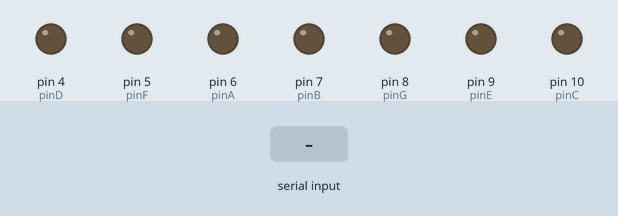
This sketch was run on a simulated Arduino Uno, built with avr-gcc and run on an emulated ATmega328P. On the bench: output pins drawn as LEDs (lit = HIGH). The test bench sets the inputs (shaded band).

Above: at 1.2 s.
1.3 s: "60\n" received over Serial
At 2.0 s:
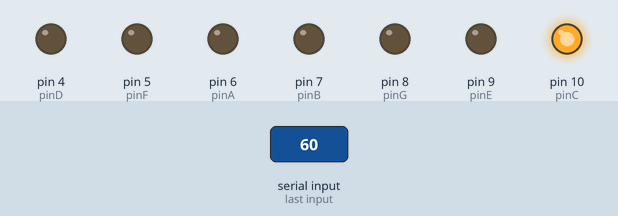
2.9 s: "62\n" received over Serial
At 4.2 s:
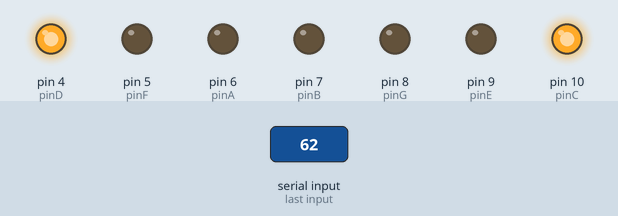
4.5 s: "64\n" received over Serial
At 5.6 s:
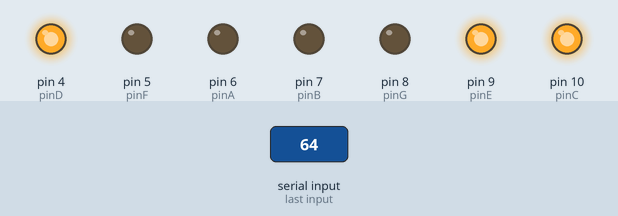
6.1 s: "65\n" received over Serial
At 6.8 s:
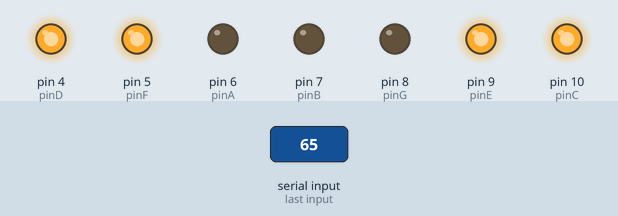
7.7 s: "67\n" received over Serial
At 9.0 s:
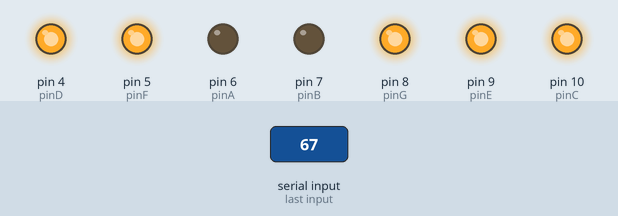
9.3 s: "60\n" received over Serial
At 10.5 s:
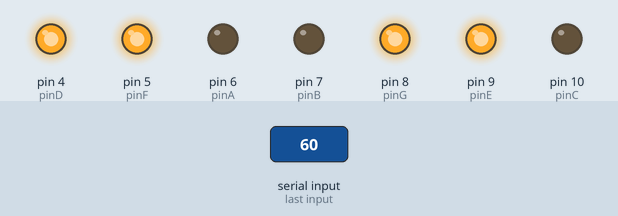
Timing chart, 0 to 11.9 s (numbered marks = the images above; inputs shaded):
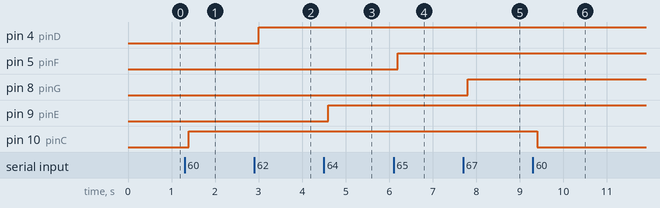

The sketch:

readMido.ino
```cpp
int pinD = 4;
int pinF = 5;
int pinA = 6;
int pinB = 7;
int pinG = 8;
int pinE = 9;
int pinC = 10;

bool playD = true;
bool playF = true;
bool playA = true;
bool playB = true;
bool playG = true;
bool playE = true;
bool playC = true;

void setup() {
  Serial.begin(31250);
  pinMode(pinC, OUTPUT);
  pinMode(pinD, OUTPUT);
  pinMode(pinE, OUTPUT);
  pinMode(pinF, OUTPUT);
  pinMode(pinG, OUTPUT);
  pinMode(pinA, OUTPUT);
  pinMode(pinB, OUTPUT);
}

void loop() {
  // while(1);
  String data = Serial.readStringUntil('\n');
  if (data == "start"){
    digitalWrite(pinC, LOW);
    digitalWrite(pinD, LOW);
    digitalWrite(pinE, LOW);
    digitalWrite(pinF, LOW);
    digitalWrite(pinG, LOW);
    digitalWrite(pinA, LOW);
    digitalWrite(pinB, LOW);
    Serial.print("start");
  }
  if (data == "end"){
    digitalWrite(pinC, LOW);
    digitalWrite(pinD, LOW);
    digitalWrite(pinE, LOW);
    digitalWrite(pinF, LOW);
    digitalWrite(pinG, LOW);
    digitalWrite(pinA, LOW);
    digitalWrite(pinB, LOW);
    Serial.print("end");
  }

  int notes[10]; // assume most notes played at once is 10
  int index = 0;
  char* ptr = strtok((char*)data.c_str(), ",");
  while (ptr != NULL) {
    notes[index++] = atoi(ptr);
    ptr = strtok(NULL, ",");
  }
  int length = index;
  int* duplicateArray = nullptr;
  int* uniqueArray = nullptr;
  int dupCount = 0;
  int uniqueCount = 0;


  getDups(notes, length, duplicateArray, uniqueArray, dupCount, uniqueCount);

  for (int i = 0; i < dupCount; i++) {
      playNote(duplicateArray[i]);
  }
  delay(100);
  for (int i = 0; i < uniqueCount; i++) {
    playNote(uniqueArray[i]);
  }
}

void getDups(int notes[], int length, int* &duplicateArray, int* &uniqueArray, int &dupCount, int &uniqueCount) {
    bool isUnique[length];  // To track if a note is unique
    int dupSize = 0;  // Track number of duplicates
    int uniqueSize = 0;  // Track number of unique elements

    for (int i = 0; i < length; i++) {
        bool duplicateFound = false;

        // Check if the current note is a duplicate
        for (int j = 0; j < i; j++) {
            if (notes[i] == notes[j]) {
                duplicateFound = true;
                break;
            }
        }

        if (duplicateFound) {
            dupSize++;
        } else {
            isUnique[uniqueSize++] = true;  // Mark as unique
        }
    }

    // Create arrays to store duplicates and unique elements
    duplicateArray = new int[dupSize];
    uniqueArray = new int[uniqueSize];

    int dupIndex = 0;
    int uniqueIndex = 0;

    for (int i = 0; i < length; i++) {
        bool duplicateFound = false;

        for (int j = 0; j < i; j++) {
            if (notes[i] == notes[j]) {
                duplicateFound = true;
                break;
            }
        }

        if (duplicateFound) {
            duplicateArray[dupIndex++] = notes[i];
        } else {
            uniqueArray[uniqueIndex++] = notes[i];
        }
    }

    dupCount = dupSize;
    uniqueCount = uniqueSize;
}

void playNote(int note) {
  switch(note) {
    case 60: // C4 (middle C)
      playC = checkNote(pinC, playC);
      break;
    case 62: // D4
      playD = checkNote(pinD, playD);
      break;
    case 64: // E4
      playE = checkNote(pinE, playE);
      break;
    case 65: // F4
      playF = checkNote(pinF, playF);
      break;
    case 67: // G4
      playG = checkNote(pinG, playG);
      break;
    case 69: // A4
      playA = checkNote(pinA, playA);
      break;
    case 71: // B4
      playB = checkNote(pinB, playB);
      break;
  }
}

bool checkNote(int pin, bool play){
  if (play) {
    digitalWrite(pin, HIGH);
  } else {
    digitalWrite(pin, LOW);
  }
  return !play;
}
```

Measured:
- after the input at 1.3 s, pin 10 (pinC): LOW → HIGH after 0.10 s
- after the input at 2.9 s, pin 4 (pinD): LOW → HIGH after 0.10 s
- after the input at 4.5 s, pin 9 (pinE): LOW → HIGH after 0.10 s
- after the input at 6.1 s, pin 5 (pinF): LOW → HIGH after 0.10 s
- after the input at 7.7 s, pin 8 (pinG): LOW → HIGH after 0.10 s
- after the input at 9.3 s, pin 10 (pinC): HIGH → LOW after 0.10 s
